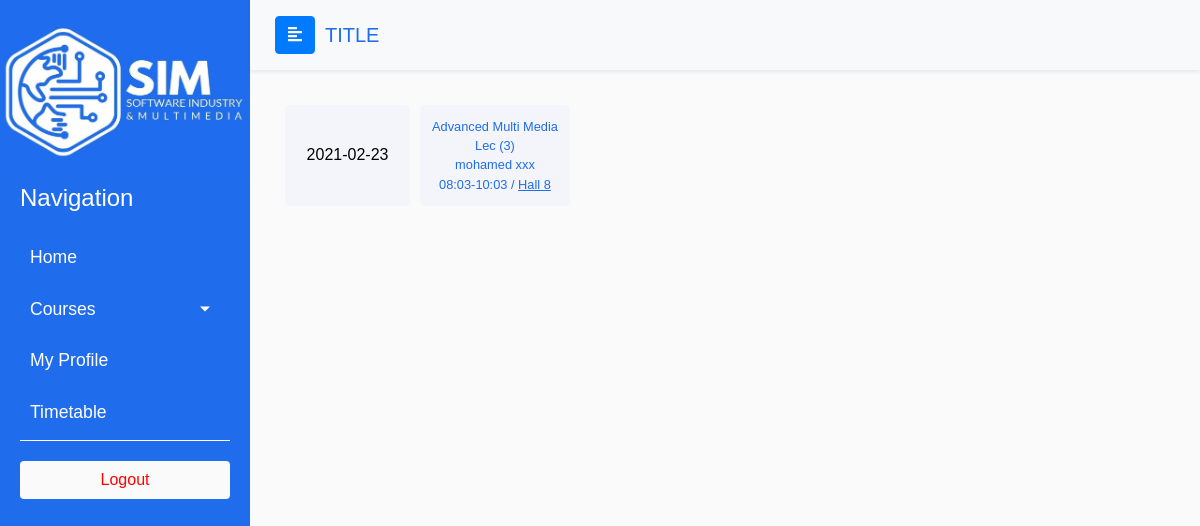
Before: /student/timetable.php (signed in) with the older database file.
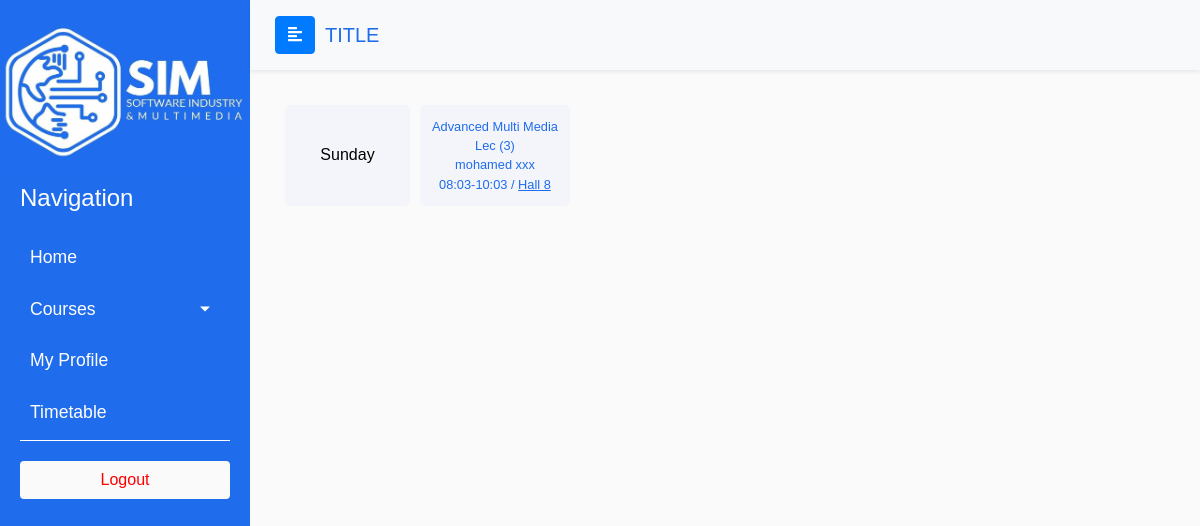
After: the same page with the newer database file.
### tables this page shows
CREATE TABLE `classes` (
  `class_id` int(12) NOT NULL,
  `id_course` int(12) NOT NULL,
  `id_instructor` int(12) NOT NULL,
  `id_venue` int(12) NOT NULL,
  `start` time DEFAULT NULL,
  `end` time DEFAULT NULL,
  `day` varchar(20) DEFAULT NULL,
  `type` varchar(255) DEFAULT NULL,
  `level` int(11) DEFAULT NULL,
  `students_group` int(2) DEFAULT NULL,
  `freq` varchar(255) DEFAULT NULL
);

CREATE TABLE `courses` (
  `course_id` int(12) NOT NULL,
  `name` varchar(255) NOT NULL,
  `credits` int(11) NOT NULL,
  `has_preq` tinyint(1) DEFAULT NULL,
  `has_labs` tinyint(1) DEFAULT NULL,
  `has_practical` tinyint(1) DEFAULT NULL,
  `category` varchar(20) NOT NULL DEFAULT 'university',
  `elective` varchar(5) NOT NULL DEFAULT 'no'
);

CREATE TABLE `users` (
  `id` int(12) NOT NULL,
  `first_name` varchar(255) NOT NULL,
  `middle_name` varchar(255) NOT NULL,
  `last_name` varchar(255) NOT NULL,
  `national_id` bigint(14) NOT NULL,
  `type` varchar(255) NOT NULL,
  `email` varchar(255) NOT NULL,
  `password` varchar(255) NOT NULL,
  `gender` varchar(255) NOT NULL,
  `mobile_number` varchar(255) NOT NULL,
  `home_number` varchar(255) DEFAULT NULL,
  `image_path` text DEFAULT 'profile_images\\profile.png'
);

CREATE TABLE `venues` (
  `venue_id` int(12) NOT NULL,
  `name` varchar(255) NOT NULL,
  `venue_location` text NOT NULL
);

### includes/utils/helper.php (called while the page is built, shortened)
<?php
function getCurrentSemester()
{
    global $conn;
    $query = "SELECT semester_id FROM semesters ORDER BY semester_id DESC LIMIT 1";
    $query_result = mysqli_query($conn, $query);
    if ($query_result) {
        $result = mysqli_fetch_assoc($query_result);
        return $result['semester_id'];
    } else {
        return -1;
    }
}

### includes/Student/functions.php (called while the page is built, shortened)
<?php
include_once dirname(__FILE__, 2) . "\\db_conn.php";
include_once dirname(__FILE__, 2) . "\\utils\\helper.php";
function getStudentTimetable($std_id)
{
  global $conn;
  $semester = getCurrentSemester();
  $query = "SELECT
    c.name AS cname,
    v.name AS vname,
    cl.type,
    cl.start,
    cl.end,
    cl.freq,
    cl.students_group,
    cl.day,
    u.first_name,
    u.middle_name,
    u.last_name
    FROM
        classes cl
    INNER JOIN courses c ON
        c.course_id = cl.id_course
    INNER JOIN course_semester_students css ON
        css.id_course = cl.id_course
    INNER JOIN venues v ON
        v.venue_id = cl.id_venue
    INNER JOIN instructors i ON
        i.instructor_id = cl.id_instructor
    INNER JOIN users u ON
        u.id = i.id_user
    WHERE
        css.id_student = $std_id AND css.id_semester = $semester
    ORDER BY CASE
        cl.day WHEN 'saturday' THEN 1 WHEN 'sunday' THEN 2 WHEN 'monday' THEN 3 WHEN 'tuesday' THEN 4 WHEN 'wednesday' THEN 4 WHEN 'thursday' THEN 4
    END,
    cl.start ASC";
  $query_result = mysqli_query($conn, $query);
  $result_array = array();
  if ($query_result) {
    while ($row = mysqli_fetch_assoc($query_result)) {
      $day = $row['day'];
      if (!array_key_exists($day, $result_array)) {
        $result_array[$day] = array();
      }
      array_push($result_array[$day], $row);
    }
    return $result_array;
  } else {
    return false;
  }
}

### student/timetable.php (the view, shortened to what this page needs)
<?php
$std_id = "";
if(isset($_SESSION['student_id'])){
    $std_id = $_SESSION['student_id'];
}else{
    header("Location: announcements.php");
}
?>
<!DOCTYPE html>
<html>
<head>
    <?php include "../includes/bootstrap_styles_start.php"; ?>
    <link rel="stylesheet" href="../css/rootStyles.css">
    <link rel="stylesheet" href="css/timetable.css">
</head>
<body>
    <div class="wrapper">
        <?php include "../includes/std_sidebar.php"; ?>
        <div id="content">
            <nav class="navbar navbar-expand-lg sticky-top navbar-light bg-light shadow-sm">
                <div class="container-fluid">
                <button type="button" id="sidebarCollapse" class="btn btn-primary">
                    <i class="fas fa-align-left"></i>
                </button>
                <a class="navbar-brand" id="page-title" href="#">TITLE</a>
            </nav>
            <div class="page-body">
                <table class="table table-borderless table-responsive-lg">
                    <tbody>
                        <?php
                        $timetable = getStudentTimetable($std_id);
                        if ($timetable) {
                            foreach ($timetable as $day => $data) {
                                ?>
                                <tr class="table-row">
                                    <td class="table-cell day-cell" style="color:black" ;><?php echo ucfirst($day) ?></td>
                                    <?php for ($i = 0; $i < count($data); $i++) {
                                    ?>
                                        <td class="table-cell content-cell">
                                            <span class="name"><?php echo $data[$i]['cname'] ?></span>
                                            <span class="type"><?php echo ucfirst($data[$i]['type']) . " (" . $data[$i]['freq'] . ")" ?></span>
                                            <span class="instructor"><?php echo $data[$i]['first_name'] . " " . $data[$i]['last_name'] ?></span>
                                            <div class="description"><span><?php echo substr($data[$i]['start'], 0, 5) . "-" . substr($data[$i]['end'], 0, 5)  ?> / </span><a href="#" class="location"><?php echo $data[$i]['vname'] ?></a>
                                            </div>
                                        </td>
                                    <?php
                                } ?>
                                </tr>
                                <?php
                            }
                        }else{
                        ?>
                            <h3>No timetable data available. Please check again later.</h3>
                        <?php } ?>
                    </tbody>
                </table>
            </div>
        </div>
    </div>
</body>
</html>

Changed rows visible on the page:
changed classes "Lec": day "2021-02-23" → "Sunday"
